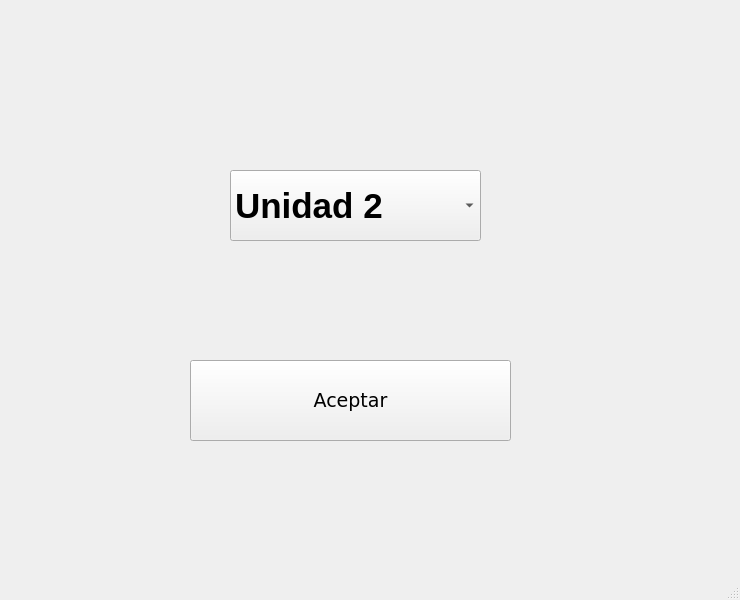
<?xml version="1.0" encoding="UTF-8"?>
<ui version="4.0">
 <class>VentanaInicioProyecto</class>
 <widget class="QMainWindow" name="VentanaInicioProyecto">
  <property name="geometry">
   <rect>
    <x>0</x>
    <y>0</y>
    <width>740</width>
    <height>600</height>
   </rect>
  </property>
  <property name="windowTitle">
   <string>Metodos numericos</string>
  </property>
  <widget class="QWidget" name="centralwidget">
   <widget class="QComboBox" name="Unidades">
    <property name="enabled">
     <bool>true</bool>
    </property>
    <property name="geometry">
     <rect>
      <x>230</x>
      <y>170</y>
      <width>251</width>
      <height>71</height>
     </rect>
    </property>
    <property name="font">
     <font>
      <pointsize>26</pointsize>
      <weight>75</weight>
      <bold>true</bold>
     </font>
    </property>
    <property name="editable">
     <bool>false</bool>
    </property>
    <item>
     <property name="text">
      <string>Unidad 2</string>
     </property>
    </item>
    <item>
     <property name="text">
      <string>Unidad 3</string>
     </property>
    </item>
    <item>
     <property name="text">
      <string>Unidad 4</string>
     </property>
    </item>
    <item>
     <property name="text">
      <string>Unidad 5</string>
     </property>
    </item>
    <item>
     <property name="text">
      <string>Unidad 6</string>
     </property>
    </item>
   </widget>
   <widget class="QPushButton" name="Aceptar">
    <property name="geometry">
     <rect>
      <x>190</x>
      <y>360</y>
      <width>321</width>
      <height>81</height>
     </rect>
    </property>
    <property name="font">
     <font>
      <family>Verdana</family>
      <pointsize>14</pointsize>
     </font>
    </property>
    <property name="text">
     <string>Aceptar</string>
    </property>
   </widget>
  </widget>
  <widget class="QMenuBar" name="menubar">
   <property name="geometry">
    <rect>
     <x>0</x>
     <y>0</y>
     <width>740</width>
     <height>26</height>
    </rect>
   </property>
  </widget>
  <widget class="QStatusBar" name="statusbar"/>
 </widget>
 <resources/>
 <connections/>
</ui>
